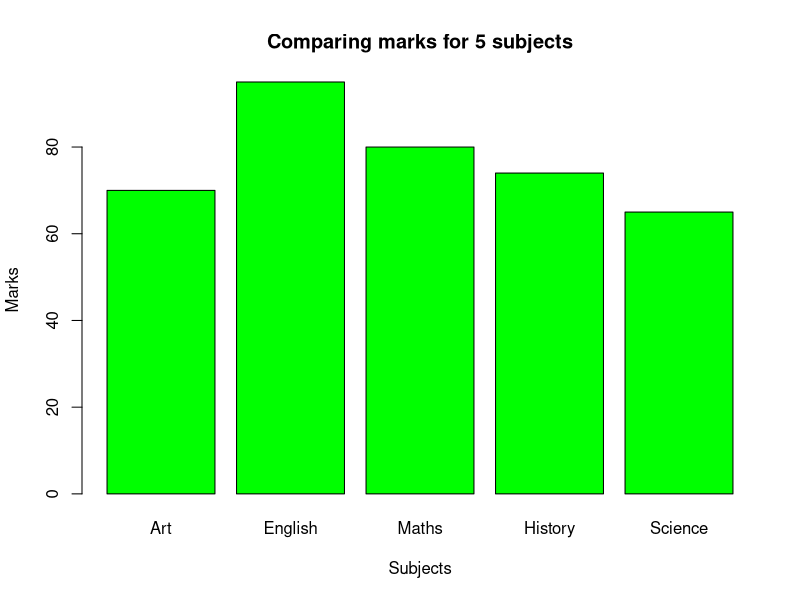

Write R code to recreate this figure.
# simple bar plot showing marks out of 100 for 5 subjects

library(ggplot2)
marks <- c(70, 95, 80, 74, 65)
barplot(marks,
        main = "Comparing marks for 5 subjects",
        xlab = "Subjects",
        ylab = "Marks",
        names.arg = c("Art", "English", "Maths", "History", "Science"),
        col = "green",
        horiz = FALSE)
